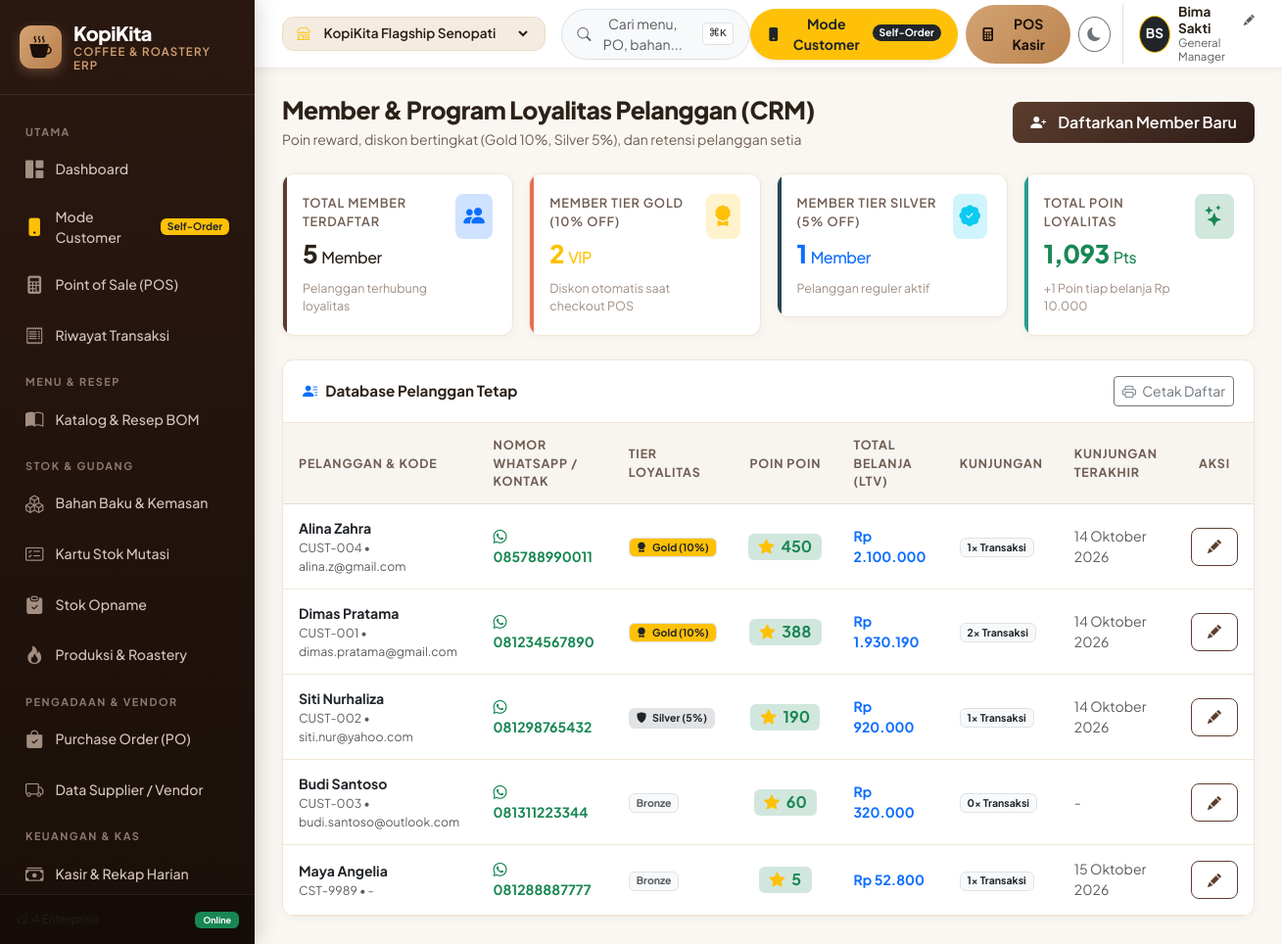
The page /customers.php on the database its author committed.
### tables this page shows
CREATE TABLE app_settings (
    key_name TEXT PRIMARY KEY,
    val_text TEXT
);

CREATE TABLE customers (
    id INTEGER PRIMARY KEY AUTOINCREMENT,
    code TEXT UNIQUE NOT NULL,
    name TEXT NOT NULL,
    phone TEXT UNIQUE,
    email TEXT,
    points INTEGER DEFAULT 0,
    tier TEXT DEFAULT 'Bronze',
    total_spent REAL DEFAULT 0,
    created_at TEXT DEFAULT (datetime('now', 'localtime'))
);

### includes/db.php (called while the page is built, shortened)
<?php
$isVercel = !empty($_ENV['VERCEL']) || !empty(getenv('VERCEL')) || !is_writable(dirname(__DIR__));
try {
    $db = new PDO('sqlite:' . DB_FILE);
    $db->setAttribute(PDO::ATTR_ERRMODE, PDO::ERRMODE_EXCEPTION);
    $db->setAttribute(PDO::ATTR_DEFAULT_FETCH_MODE, PDO::FETCH_ASSOC);
    $db->exec('PRAGMA foreign_keys = ON;');
    if (!$isVercel) {
        $db->exec('PRAGMA journal_mode = WAL;');
    }
} catch (PDOException $e) {
    die("KopiKita ERP Database Error: " . $e->getMessage());
}
function dbQuery($sql, $params = []) {
    global $db;
    $stmt = $db->prepare($sql);
    $stmt->execute($params);
    return $stmt;
}
function dbFetchOne($sql, $params = []) {
    $stmt = dbQuery($sql, $params);
    return $stmt->fetch();
}
function dbFetchAll($sql, $params = []) {
    $stmt = dbQuery($sql, $params);
    return $stmt->fetchAll();
}

### includes/functions.php (called while the page is built, shortened)
<?php
require_once __DIR__ . '/db.php';
function formatRupiah($amount, $withPrefix = true) {
    $num = is_numeric($amount) ? (float)$amount : 0;
    $formatted = number_format($num, 0, ',', '.');
    return $withPrefix ? 'Rp ' . $formatted : $formatted;
}
function formatDate($datetime, $format = 'datetime') {
    $time = strtotime($datetime);
    $bulanIndo = [
        1 => 'Januari', 'Februari', 'Maret', 'April', 'Mei', 'Juni',
        'Juli', 'Agustus', 'September', 'Oktober', 'November', 'Desember'
    ];
    $d = date('j', $time);
    $m = (int)date('n', $time);
    $y = date('Y', $time);
    switch ($format) {
        case 'date':
            return "{$d} {$bulanIndo[$m]} {$y}";
    }
}
function getCurrentOutletId() {
    return $_SESSION['active_outlet_id'] ?? 1;
}
function getCurrentOutlet() {
    $outletId = getCurrentOutletId();
    $outlet = dbFetchOne("SELECT * FROM outlets WHERE id = ?", [$outletId]);
    return $outlet;
}
function getAllOutlets() {
    return dbFetchAll("SELECT * FROM outlets WHERE is_active = 1 ORDER BY id ASC");
}
function getCurrentUser() {
    $managerName = getAppSetting('manager_name', 'Kevin Wijaya');
    $managerRole = getAppSetting('manager_role', 'Store Manager');
    $activeRole = $_SESSION['active_role'] ?? 'manager';
    $initials = '';
    $parts = explode(' ', trim($managerName));
    foreach ($parts as $p) {
        if (!empty($p)) $initials .= strtoupper(substr($p, 0, 1));
        if (strlen($initials) >= 2) break;
    }
    $user = [
        'name' => $managerName,
        'role' => $managerRole,
        'initials' => $initials,
        'active_role' => $activeRole
    ];
    return $user;
}
function getAppSetting($key, $default = '') {
    $row = dbFetchOne("SELECT val_text FROM app_settings WHERE key_name = ?", [$key]);
    return $row ? $row['val_text'] : $default;
}

### customers.php (the view, shortened to what this page needs)
<?php
require_once __DIR__ . '/includes/header.php';
$customers = dbFetchAll("
    SELECT c.*, COUNT(o.id) as visit_count, MAX(o.created_at) as last_visit
    FROM customers c
    LEFT JOIN orders o ON c.id = o.customer_id
    GROUP BY c.id
    ORDER BY c.total_spent DESC, c.points DESC
");
$totalMembers = count($customers);
$goldCount = count(array_filter($customers, fn($c) => $c['tier'] === 'Gold'));
$silverCount = count(array_filter($customers, fn($c) => $c['tier'] === 'Silver'));
$totalPoints = array_sum(array_column($customers, 'points'));
?>
<div class="page-header">
    <div>
        <h1 class="page-title">Member & Program Loyalitas Pelanggan (CRM)</h1>
        <p class="page-subtitle">Poin reward, diskon bertingkat (Gold 10%, Silver 5%), dan retensi pelanggan setia</p>
    </div>
    <div class="d-flex align-items-center gap-2">
        <button class="btn btn-coffee" onclick="openCustomerModal()">
            <i class="bi bi-person-plus-fill me-1"></i> Daftarkan Member Baru
        </button>
    </div>
</div>
<div class="row g-3 mb-4">
    <div class="col-12 col-sm-6 col-xl-3">
        <div class="kpi-card primary">
            <div class="d-flex justify-content-between align-items-start">
                <div>
                    <div class="kpi-title">Total Member Terdaftar</div>
                    <div class="kpi-value"><?php echo $totalMembers; ?> <span style="font-size: 1rem; font-weight: 500;">Member</span></div>
                    <div class="kpi-desc">Pelanggan terhubung loyalitas</div>
                </div>
                <div class="kpi-icon bg-primary-subtle text-primary">
                    <i class="bi bi-people-fill"></i>
                </div>
            </div>
        </div>
    </div>
    <div class="col-12 col-sm-6 col-xl-3">
        <div class="kpi-card warning">
            <div class="d-flex justify-content-between align-items-start">
                <div>
                    <div class="kpi-title">Member Tier Gold (10% Off)</div>
                    <div class="kpi-value text-warning"><?php echo $goldCount; ?> <span style="font-size: 1rem; font-weight: 500;">VIP</span></div>
                    <div class="kpi-desc">Diskon otomatis saat checkout POS</div>
                </div>
                <div class="kpi-icon bg-warning-subtle text-warning">
                    <i class="bi bi-award-fill"></i>
                </div>
            </div>
        </div>
    </div>
    <div class="col-12 col-sm-6 col-xl-3">
        <div class="kpi-card info">
            <div class="d-flex justify-content-between align-items-start">
                <div>
                    <div class="kpi-title">Member Tier Silver (5% Off)</div>
                    <div class="kpi-value text-primary"><?php echo $silverCount; ?> <span style="font-size: 1rem; font-weight: 500;">Member</span></div>
                    <div class="kpi-desc">Pelanggan reguler aktif</div>
                </div>
                <div class="kpi-icon bg-info-subtle text-info">
                    <i class="bi bi-patch-check-fill"></i>
                </div>
            </div>
        </div>
    </div>
    <div class="col-12 col-sm-6 col-xl-3">
        <div class="kpi-card success">
            <div class="d-flex justify-content-between align-items-start">
                <div>
                    <div class="kpi-title">Total Poin Loyalitas</div>
                    <div class="kpi-value text-success"><?php echo number_format($totalPoints); ?> <span style="font-size: 1rem; font-weight: 500;">Pts</span></div>
                    <div class="kpi-desc">+1 Poin tiap belanja Rp 10.000</div>
                </div>
                <div class="kpi-icon bg-success-subtle text-success">
                    <i class="bi bi-stars"></i>
                </div>
            </div>
        </div>
    </div>
</div>
<div class="card-coffee">
    <div class="card-header d-flex justify-content-between align-items-center">
        <div class="d-flex align-items-center gap-2">
            <i class="bi bi-person-lines-fill text-primary"></i>
            <span class="fw-bold">Database Pelanggan Tetap</span>
        </div>
        <button class="btn btn-sm btn-outline-secondary" onclick="window.print()">
            <i class="bi bi-printer me-1"></i> Cetak Daftar
        </button>
    </div>
    <div class="table-responsive">
        <table class="table-coffee table-hover">
            <thead>
                <tr>
                    <th>Pelanggan & Kode</th>
                    <th>Nomor WhatsApp / Kontak</th>
                    <th>Tier Loyalitas</th>
                    <th class="text-center">Poin Poin</th>
                    <th>Total Belanja (LTV)</th>
                    <th>Kunjungan</th>
                    <th>Kunjungan Terakhir</th>
                    <th class="text-center">Aksi</th>
                </tr>
            </thead>
            <tbody>
                <?php if (empty($customers)): ?>
                    <tr>
                        <td colspan="8" class="text-center py-4 text-muted">Belum ada data member terdaftar</td>
                    </tr>
                <?php else: ?>
                    <?php foreach ($customers as $c): ?>
                        <tr>
                            <td>
                                <div class="fw-bold text-dark"><?php echo htmlspecialchars($c['name']); ?></div>
                                <div class="text-muted small"><?php echo htmlspecialchars($c['code']); ?> &bull; <?php echo htmlspecialchars($c['email'] ?: '-'); ?></div>
                            </td>
                            <td>
                                <?php if ($c['phone']): ?>
                                    <a href="https://wa.me/<?php echo preg_replace('/[^0-9]/', '', $c['phone']); ?>" target="_blank" class="text-decoration-none text-success fw-bold">
                                        <i class="bi bi-whatsapp me-1"></i> <?php echo htmlspecialchars($c['phone']); ?>
                                    </a>
                                <?php else: ?>
                                    <span class="text-muted">-</span>
                                <?php endif; ?>
                            </td>
                            <td>
                                <?php if ($c['tier'] === 'Gold'): ?>
                                    <span class="badge bg-warning text-dark border"><i class="bi bi-award-fill me-1"></i> Gold (10%)</span>
                                <?php elseif ($c['tier'] === 'Silver'): ?>
                                    <span class="badge bg-secondary-subtle text-dark border"><i class="bi bi-shield-fill me-1"></i> Silver (5%)</span>
                                <?php else: ?>
                                    <span class="badge bg-light text-muted border">Bronze</span>
                                <?php endif; ?>
                            </td>
                            <td class="text-center">
                                <span class="badge bg-success-subtle text-success fs-6 fw-bold">
                                    <i class="bi bi-star-fill text-warning me-1"></i> <?php echo number_format($c['points']); ?>
                                </span>
                            </td>
                            <td class="fw-bold text-primary">
                                <?php echo formatRupiah($c['total_spent']); ?>
                            </td>
                            <td>
                                <span class="badge bg-light text-dark border"><?php echo (int)$c['visit_count']; ?>x Transaksi</span>
                            </td>
                            <td class="small text-muted">
                                <?php echo $c['last_visit'] ? formatDate($c['last_visit'], 'date') : '-'; ?>
                            </td>
                            <td class="text-center">
                                <button class="btn btn-sm btn-outline-coffee" title="Edit Member" onclick="editCustomer(<?php echo htmlspecialchars(json_encode($c)); ?>)">
                                    <i class="bi bi-pencil-fill"></i>
                                </button>
                            </td>
                        </tr>
                    <?php endforeach; ?>
                <?php endif; ?>
            </tbody>
        </table>
    </div>
</div>
<?php require_once __DIR__ . '/includes/footer.php'; ?>

### includes/header.php (shortened to what this page needs)
<?php
require_once __DIR__ . '/functions.php';
$currentOutlet = getCurrentOutlet();
$allOutlets = getAllOutlets();
$currentUser = getCurrentUser();
?>
<!DOCTYPE html>
<html lang="id" data-theme="light">
<head>
    <link href="https://cdn.jsdelivr.net/npm/bootstrap@5.3.3/dist/css/bootstrap.min.css" rel="stylesheet">
    <link rel="stylesheet" href="https://cdn.jsdelivr.net/npm/bootstrap-icons@1.11.3/font/bootstrap-icons.min.css">
    <link rel="stylesheet" href="assets/css/style.css">
</head>
<body>
<div class="app-container">
    <?php require_once __DIR__ . '/sidebar.php'; ?>
    <div class="app-main">
        <header class="app-header">
            <div class="d-flex align-items-center gap-3">
                <div class="outlet-badge">
                    <i class="bi bi-shop text-warning"></i>
                    <select onchange="window.location.href='?outlet_id=' + this.value;" title="Ganti Cabang Aktif">
                        <?php foreach ($allOutlets as $o): ?>
                            <option value="<?php echo $o['id']; ?>" <?php echo $o['id'] == $currentOutlet['id'] ? 'selected' : ''; ?>>
                                <?php echo htmlspecialchars($o['name']); ?>
                            </option>
                        <?php endforeach; ?>
                    </select>
                </div>
                <button class="btn btn-sm btn-light border d-none d-lg-flex align-items-center gap-2 text-muted px-3 rounded-pill" onclick="openCommandPalette()">
                    <i class="bi bi-search"></i>
                    <span>Cari menu, PO, bahan...</span>
                    <kbd class="bg-white border text-dark ms-2" style="font-size: 0.7rem; padding: 2px 6px; border-radius: 4px;">⌘K</kbd>
                </button>
            </div>
            <div class="d-flex align-items-center gap-2">
                <a href="customer.php" class="btn btn-warning btn-sm d-flex align-items-center gap-2 px-3 fw-bold rounded-pill text-dark shadow-sm" title="Buka Portal Pemesanan Pelanggan">
                    <i class="bi bi-phone-fill"></i>
                    <span class="d-none d-sm-inline">Mode Customer</span>
                    <span class="badge bg-dark text-white rounded-pill" style="font-size: 0.65rem;">Self-Order</span>
                </a>
                <a href="pos.php" class="btn btn-accent btn-sm d-flex align-items-center gap-2 px-3 rounded-pill">
                    <i class="bi bi-calculator-fill"></i>
                    <span class="d-none d-md-inline">POS Kasir</span>
                </a>
                <button class="btn btn-sm btn-outline-secondary rounded-circle" id="themeToggleBtn" title="Ganti Tema (Dark/Light)" onclick="toggleTheme()" style="width: 36px; height: 36px; display: flex; align-items: center; justify-content: center;">
                    <i class="bi bi-moon-fill" id="themeIcon"></i>
                </button>
                <div class="d-flex align-items-center gap-2 border-start ps-3 ms-1" style="cursor: pointer;" data-bs-toggle="modal" data-bs-target="#userProfileModal" title="Klik untuk Ganti Nama Manager & Role">
                    <div class="rounded-circle bg-dark text-white d-flex align-items-center justify-content-center border border-warning" style="width: 38px; height: 38px; font-weight: 700; font-size: 0.85rem;" id="headerUserInitials">
                        <?php echo htmlspecialchars($currentUser['initials']); ?>
                    </div>
                    <div class="d-none d-md-block text-start" style="line-height: 1.2;">
                        <div class="fw-bold d-flex align-items-center gap-1" style="font-size: 0.85rem;">
                            <span id="headerUserName"><?php echo htmlspecialchars($currentUser['name']); ?></span>
                            <i class="bi bi-pencil-fill text-muted" style="font-size: 0.7rem;"></i>
                        </div>
                        <div class="text-muted" style="font-size: 0.72rem;" id="headerUserRole"><?php echo htmlspecialchars($currentUser['role']); ?></div>
                    </div>
                </div>
            </div>
        </header>
        <main class="page-body">

### rows shown on the page
app_settings: val_text "Bima Sakti"
customers: name "Alina Zahra", code "CUST-004", email "alina.z@gmail.com", phone "085788990011", tier "Gold" (drawn), points "450", total_spent "Rp 2.100.000", visit_count "1", last_visit "14 Oktober 2026"
customers: name "Dimas Pratama", code "CUST-001", email "dimas.pratama@gmail.com", phone "081234567890", tier "Gold" (drawn), points "388", total_spent "Rp 1.930.190", visit_count "2", last_visit "14 Oktober 2026"
customers: name "Siti Nurhaliza", code "CUST-002", email "siti.nur@yahoo.com", phone "081298765432", tier "Silver" (drawn), points "190", total_spent "Rp 920.000", visit_count "1", last_visit "14 Oktober 2026"
customers: name "Budi Santoso", code "CUST-003", email "budi.santoso@outlook.com", phone "081311223344", tier "Bronze", points "60", total_spent "Rp 320.000", visit_count "0"
customers: name "Maya Angelia", code "CST-9989", email "-", phone "081288887777", tier "Bronze", points "5", total_spent "Rp 52.800", visit_count "1", last_visit "15 Oktober 2026"

### other values the page prints
$currentUser['initials'] "BS"
$currentUser['role'] "General Manager"
$totalMembers "5"
$goldCount "2"
$silverCount "1"
$totalPoints "1,093"
form field value "KopiKita Flagship Senopati"
